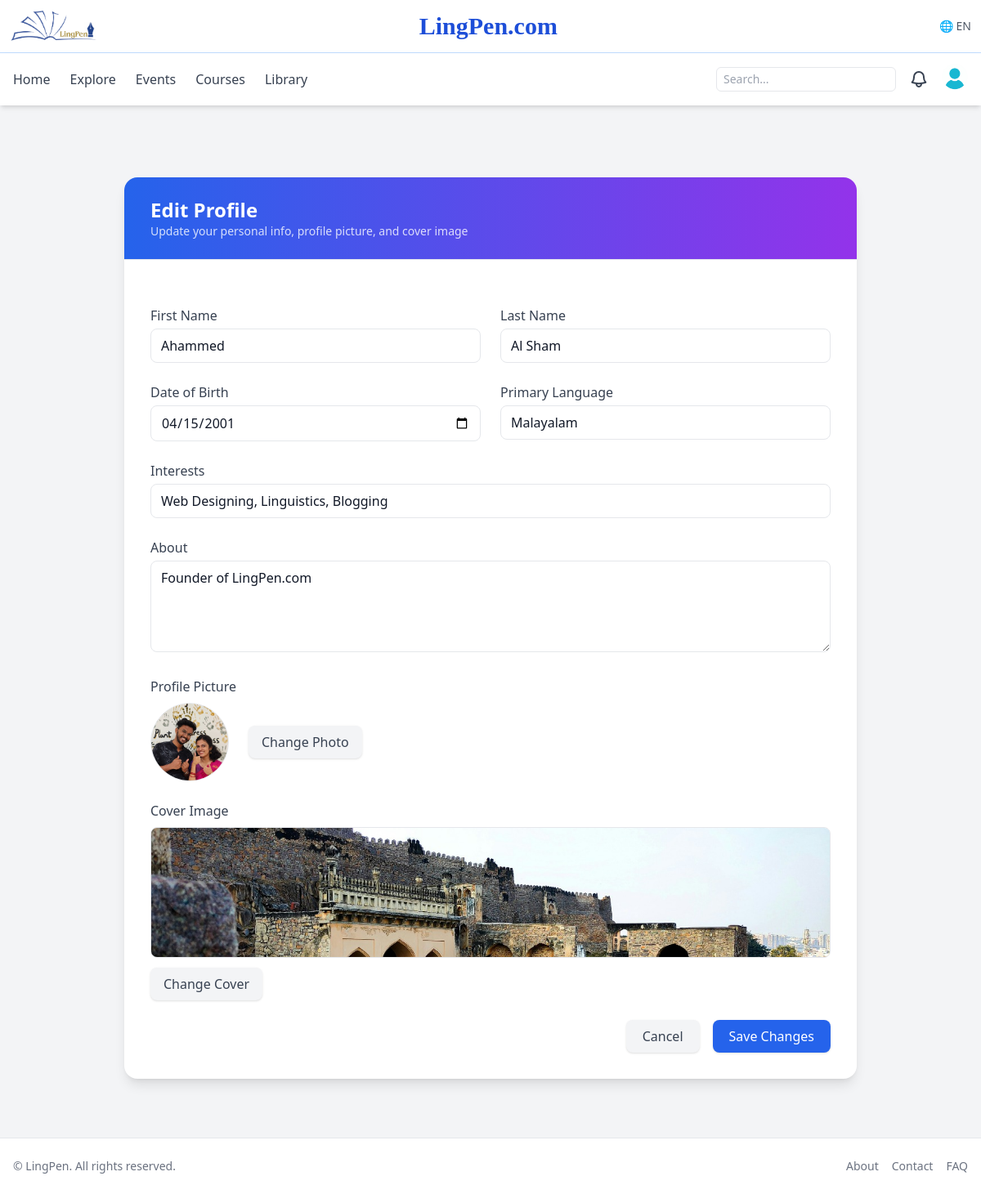
The app's page /users/edit (signed in) with its own data.
### app/models.py (models this page shows)
class Profile(db.Model):
    id = db.Column(db.Integer, primary_key=True)
    user_id = db.Column(db.Integer, db.ForeignKey("user.id"), unique=True)
    first_name = db.Column(db.String(80))
    last_name = db.Column(db.String(80))
    dob = db.Column(db.Date)
    photo_url = db.Column(db.String(255))
    cover_url = db.Column(db.String(255))
    about = db.Column(db.Text)
    primary_language = db.Column(db.String(80))
    interests = db.Column(db.String(255))
    proficiency_level = db.Column(db.String(50))
    user = db.relationship("User", back_populates="profile")

### app/blueprints/users/routes.py (the view, shortened to what this page needs)
@bp.route("/edit", methods=["GET", "POST"])
@login_required
def edit_profile():
    profile = current_user.profile
    if not profile:
        profile = Profile(user_id=current_user.id)
        db.session.add(profile)
        db.session.commit()
    form = ProfileForm(obj=profile)
    return render_template('users/edit_profile.html', form=form)

### app/forms.py
class ProfileForm(FlaskForm):
    first_name = StringField('First Name', validators=[Length(max=80)])
    last_name = StringField('Last Name', validators=[Length(max=80)])
    dob = DateField('Date of Birth', format='%Y-%m-%d')
    photo = FileField('Profile Picture')       # Accept photo upload
    cover = FileField('Cover Image')           # Accept cover image upload
    about = TextAreaField('About', validators=[Length(max=1000)])
    primary_language = StringField('Primary Language', validators=[Length(max=80)])
    interests = StringField('Interests', validators=[Length(max=255)])
    proficiency_level = StringField('Proficiency Level', validators=[Length(max=50)])
    submit = SubmitField('Save Profile')

### app/models.py (called while the page is built)
@login_manager.user_loader
def load_user(user_id):
    return db.session.get(User, int(user_id))

### app/templates/users/edit_profile.html (shortened to what this page needs)
{% extends 'base.html' %}
{% block content %}
<div class="max-w-4xl mx-auto mt-10 bg-white rounded-2xl shadow-lg overflow-hidden">
  <div class="px-8 py-6 border-b bg-gradient-to-r from-blue-600 to-purple-600 text-white">
    <h1 class="text-2xl font-bold">Edit Profile</h1>
    <p class="text-sm opacity-80">Update your personal info, profile picture, and cover image</p>
  </div>
  <form method="POST" enctype="multipart/form-data" id="profile-form" class="p-8 space-y-6">
    <div class="grid md:grid-cols-2 gap-6">
      <div>
        {{ form.first_name.label(class="block text-gray-700 font-medium mb-1") }}
        {{ form.first_name(class="w-full px-3 py-2 border rounded-lg focus:ring focus:ring-blue-300") }}
      </div>
      <div>
        {{ form.last_name.label(class="block text-gray-700 font-medium mb-1") }}
        {{ form.last_name(class="w-full px-3 py-2 border rounded-lg focus:ring focus:ring-blue-300") }}
      </div>
    </div>
    <div class="grid md:grid-cols-2 gap-6">
      <div>
        {{ form.dob.label(class="block text-gray-700 font-medium mb-1") }}
        {{ form.dob(class="w-full px-3 py-2 border rounded-lg focus:ring focus:ring-blue-300") }}
      </div>
      <div>
        {{ form.primary_language.label(class="block text-gray-700 font-medium mb-1") }}
        {{ form.primary_language(class="w-full px-3 py-2 border rounded-lg focus:ring focus:ring-blue-300") }}
      </div>
    </div>
    <div>
      {{ form.interests.label(class="block text-gray-700 font-medium mb-1") }}
      {{ form.interests(class="w-full px-3 py-2 border rounded-lg focus:ring focus:ring-blue-300") }}
    </div>
    <div>
      {{ form.about.label(class="block text-gray-700 font-medium mb-1") }}
      {{ form.about(class="w-full px-3 py-2 border rounded-lg h-28 focus:ring focus:ring-blue-300") }}
    </div>
    <div>
      <label class="block text-gray-700 font-medium mb-2">Profile Picture</label>
      <div class="flex items-center space-x-6">
        <div class="relative w-24 h-24 rounded-full overflow-hidden border">
          <img id="photo-preview" src="{{ current_user.profile.photo_url or url_for('static', filename='default_avatar.png') }}"
               alt="Profile Picture" class="w-full h-full object-cover">
        </div>
        <div>
          <button type="button" onclick="document.getElementById('photo-input').click()"
                  class="px-4 py-2 bg-gray-100 text-gray-700 rounded-lg shadow hover:bg-gray-200">
            Change Photo
          </button>
        </div>
      </div>
    </div>
    <div>
      <label class="block text-gray-700 font-medium mb-2">Cover Image</label>
      <div class="relative w-full h-40 rounded-lg overflow-hidden border">
        <img id="cover-preview" src="{{ current_user.profile.cover_url or url_for('static', filename='default_cover.jpg') }}"
             alt="Cover Image" class="w-full h-full object-cover">
      </div>
      <div class="mt-3">
        <button type="button" onclick="document.getElementById('cover-input').click()"
                class="px-4 py-2 bg-gray-100 text-gray-700 rounded-lg shadow hover:bg-gray-200">
          Change Cover
        </button>
      </div>
    </div>
    <div class="flex justify-end space-x-4">
      <a href="{{ url_for('users.profile', user_id=current_user.id) }}"
         class="px-5 py-2 rounded-lg bg-gray-100 text-gray-700 hover:bg-gray-200 shadow">
        Cancel
      </a>
      <button type="submit" class="px-5 py-2 rounded-lg bg-blue-600 text-white hover:bg-blue-700 shadow">
        Save Changes
      </button>
    </div>
  </form>
</div>
<link  href="https://cdnjs.cloudflare.com/ajax/libs/cropperjs/1.5.13/cropper.min.css" rel="stylesheet">
{% endblock %}

### records on screen
Profile: first_name "Ahammed", last_name "Al Sham", dob "04/15/2001", primary_language "Malayalam", interests "Web Designing, Linguistics, Blogging", about "Founder of LingPen.com", profile (picture)
